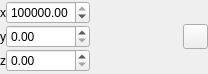
<?xml version="1.0" encoding="UTF-8"?>
<ui version="4.0">
 <class>Form</class>
 <widget class="QWidget" name="Form">
  <property name="geometry">
   <rect>
    <x>0</x>
    <y>0</y>
    <width>208</width>
    <height>74</height>
   </rect>
  </property>
  <property name="windowTitle">
   <string>Form</string>
  </property>
  <layout class="QHBoxLayout" name="horizontalLayout_4">
   <property name="spacing">
    <number>10</number>
   </property>
   <property name="leftMargin">
    <number>0</number>
   </property>
   <property name="topMargin">
    <number>0</number>
   </property>
   <property name="rightMargin">
    <number>0</number>
   </property>
   <property name="bottomMargin">
    <number>0</number>
   </property>
   <item>
    <layout class="QVBoxLayout" name="verticalLayout">
     <property name="spacing">
      <number>0</number>
     </property>
     <item>
      <layout class="QHBoxLayout" name="horizontalLayout">
       <item>
        <widget class="QLabel" name="label">
         <property name="sizePolicy">
          <sizepolicy hsizetype="Maximum" vsizetype="Preferred">
           <horstretch>0</horstretch>
           <verstretch>0</verstretch>
          </sizepolicy>
         </property>
         <property name="text">
          <string>x</string>
         </property>
        </widget>
       </item>
       <item>
        <widget class="QDoubleSpinBox" name="dsbX">
         <property name="maximum">
          <double>999999999.000000000000000</double>
         </property>
         <property name="value">
          <double>999999999.000000000000000</double>
         </property>
        </widget>
       </item>
      </layout>
     </item>
     <item>
      <layout class="QHBoxLayout" name="horizontalLayout_2">
       <item>
        <widget class="QLabel" name="label_2">
         <property name="sizePolicy">
          <sizepolicy hsizetype="Maximum" vsizetype="Preferred">
           <horstretch>0</horstretch>
           <verstretch>0</verstretch>
          </sizepolicy>
         </property>
         <property name="text">
          <string>y</string>
         </property>
        </widget>
       </item>
       <item>
        <widget class="QDoubleSpinBox" name="dsbY"/>
       </item>
      </layout>
     </item>
     <item>
      <layout class="QHBoxLayout" name="horizontalLayout_3">
       <item>
        <widget class="QLabel" name="label_3">
         <property name="sizePolicy">
          <sizepolicy hsizetype="Maximum" vsizetype="Preferred">
           <horstretch>0</horstretch>
           <verstretch>0</verstretch>
          </sizepolicy>
         </property>
         <property name="text">
          <string>z</string>
         </property>
        </widget>
       </item>
       <item>
        <widget class="QDoubleSpinBox" name="dsbZ"/>
       </item>
      </layout>
     </item>
    </layout>
   </item>
   <item>
    <spacer name="horizontalSpacer">
     <property name="orientation">
      <enum>Qt::Horizontal</enum>
     </property>
     <property name="sizeHint" stdset="0">
      <size>
       <width>40</width>
       <height>20</height>
      </size>
     </property>
    </spacer>
   </item>
   <item>
    <widget class="QPushButton" name="pbReset">
     <property name="sizePolicy">
      <sizepolicy hsizetype="Fixed" vsizetype="Fixed">
       <horstretch>0</horstretch>
       <verstretch>0</verstretch>
      </sizepolicy>
     </property>
     <property name="maximumSize">
      <size>
       <width>25</width>
       <height>25</height>
      </size>
     </property>
     <property name="toolTip">
      <string>Reset to defaults</string>
     </property>
     <property name="text">
      <string/>
     </property>
     <property name="icon">
      <iconset>
       <normaloff>:/icons/resources/reset.png</normaloff>:/icons/resources/reset.png</iconset>
     </property>
    </widget>
   </item>
  </layout>
 </widget>
 <resources>
  <include location="nodes_res.qrc"/>
 </resources>
 <connections/>
</ui>
